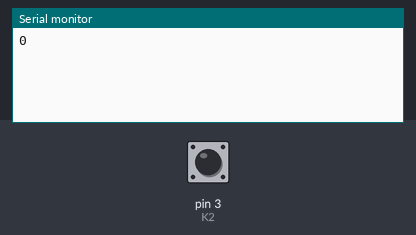
The sketch below on a simulated Arduino Uno, built with avr-gcc and run on an emulated ATmega328P. Parts: the last lines printed to the serial monitor. The inputs (shaded band) are chosen by the test bench; at power-on: pin 3 (K2) HIGH.

Above: at 1.2 s.
1.3 s: pin 3 (K2) pulled LOW for 0.15 s
At 2.5 s:
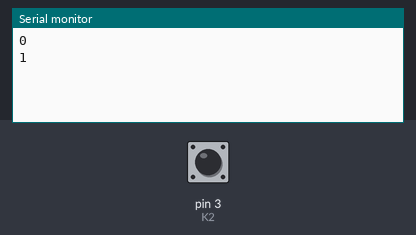
2.9 s: pin 3 (K2) pulled LOW for 1 s
At 5.0 s:
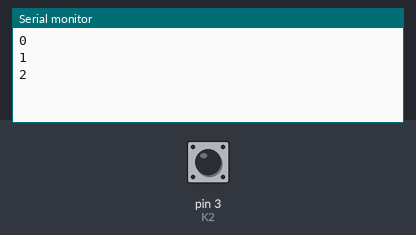
5.4 s: pin 3 (K2) pulled LOW for 0.15 s
At 6.9 s:
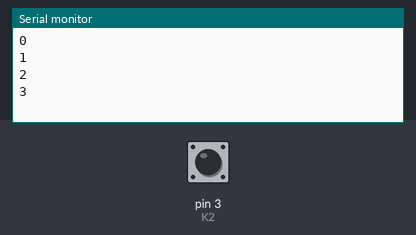
Timing chart, 0 to 8.4 s (numbered marks = the images above; inputs shaded):
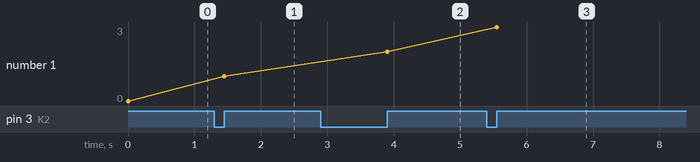

The sketch:

Teller.ino
```cpp
#define K2 3

int teller = 0;
long tijd;
const byte DEBOUNCE = 100;

boolean flag = true;

void K2ISR()
{
  if ((millis() - tijd) > DEBOUNCE)
  {
    teller++;
    flag = true;
    tijd = millis();
  }
}


void setup()
{
  pinMode(K2, INPUT_PULLUP);
  attachInterrupt(digitalPinToInterrupt(K2), K2ISR, RISING);
  Serial.begin(9600);
}

void loop()
{
  if (flag)
  {
    Serial.println(teller);
    flag = false;
  }
}
```

Measured:
- after the input at 1.3 s, the serial monitor: prints a new line after 0.15 s (image 1)
- after the input at 2.9 s, the serial monitor: prints a new line after 1.0 s (image 2)
- after the input at 5.4 s, the serial monitor: prints a new line after 0.15 s (image 3)
- plotted number 1: 0 → 1 after the input at 1.3 s, 1 → 2 after the input at 2.9 s, 2 → 3 after the input at 5.4 s
